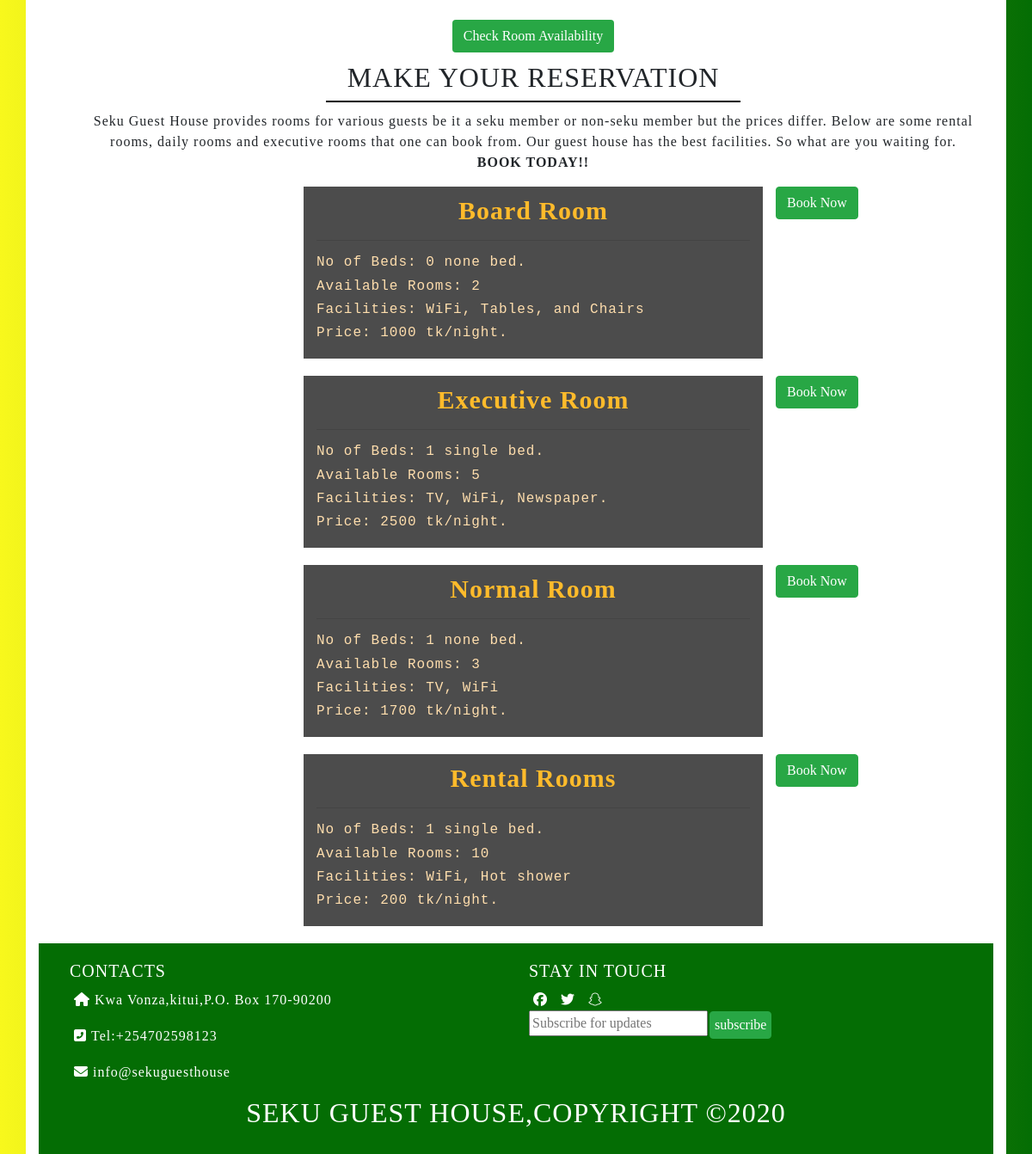
/Rooms.php (lower part), run on an earlier commit of the app's database.
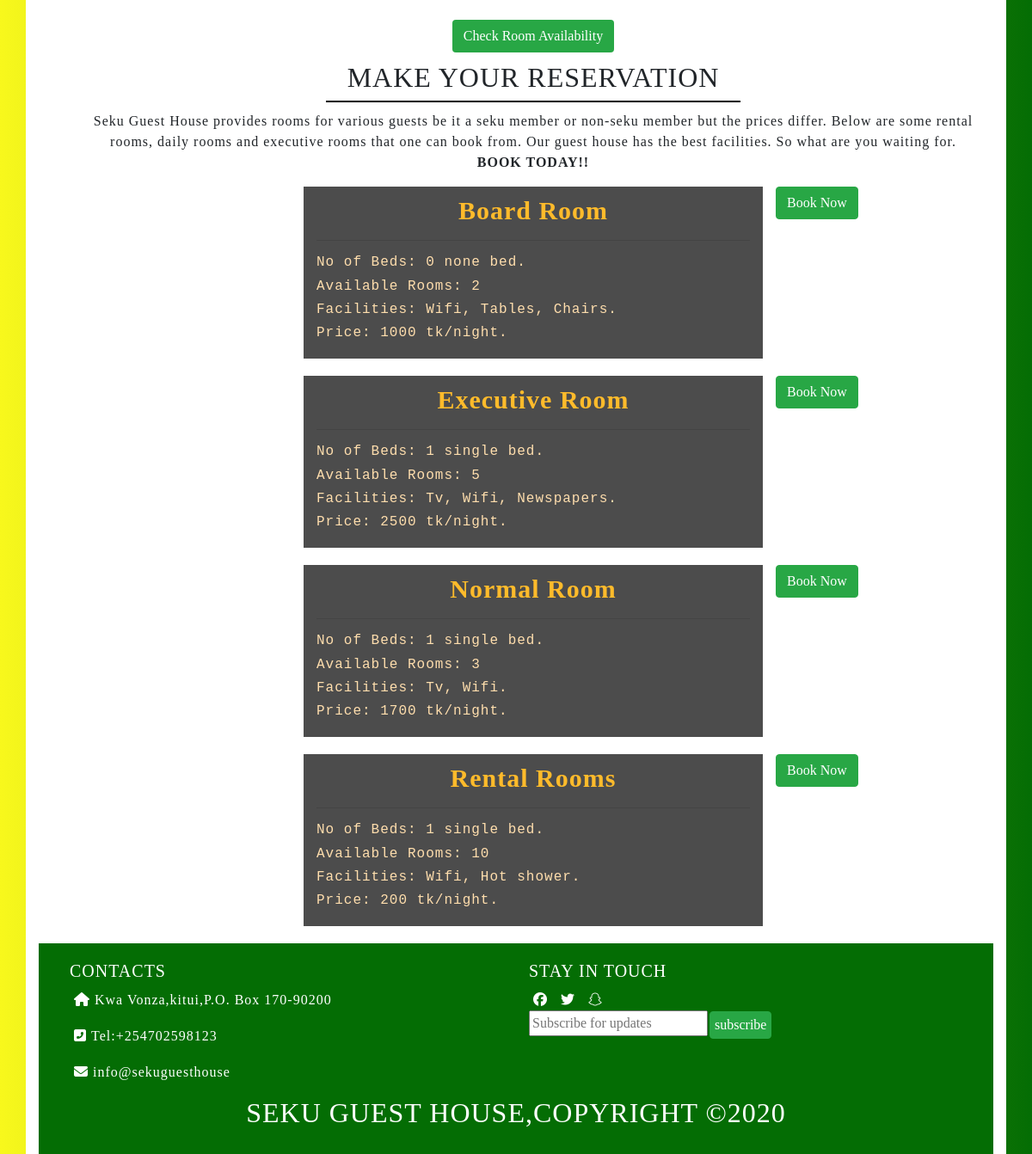
And on a later commit of the database.
### tables this page shows
CREATE TABLE `room_category` (
  `roomname` text NOT NULL,
  `room_qnty` int(11) NOT NULL,
  `available` int(11) NOT NULL,
  `booked` int(11) NOT NULL,
  `no_bed` int(11) NOT NULL,
  `bedtype` text NOT NULL,
  `facility` text NOT NULL,
  `price` float NOT NULL
);

### admin/includes/class.user.php (called while the page is built, shortened)
<?php
        class user
        {
            public function __construct()
            {
                $this->db=new mysqli('localhost','root','','seku_guest_house');
            }
        }
?>

### Rooms.php (the view, shortened to what this page needs)
<?php
    include_once 'admin/includes/class.user.php';
    $user=new User();
?>
<!DOCTYPE html>
<html lang="en">
    <head>
        <link rel="stylesheet" type="text/css" href="css/bootstrap.css">
        <link rel="stylesheet" href="https://cdnjs.cloudflare.com/ajax/libs/font-awesome/4.7.0/css/font-awesome.min.css">
        <link rel="stylesheet" type="text/css" href="css/rooms style.css">
        <link href="http://cdnjs.cloudflare.com/ajax/libs/font-awesome/4.3.0/css/font-awesome.css" rel="stylesheet"  type='text/css'>
    </head>
    <body>
        <div class="container bg-white">
            <div class="">
                <div class="wrap">
                    <div class="introduction">
                        <a href="reservation.php"><button class=" btn bg-success text-white  more-btn">Check Room Availability</button></a>
                        <div class="heading-2">
                            <h2>MAKE YOUR RESERVATION</h2>
                        </div>
                        <p>Seku Guest House provides rooms for various guests be it a seku member or non-seku member but the prices differ.
                        Below are some rental rooms, daily rooms and executive rooms that one can book from. Our guest house has the best facilities. So what are you waiting for.<br><strong>BOOK TODAY!!</strong></p>
                    </div>
        <?php
        $sql="SELECT * FROM room_category";
        $result = mysqli_query($user->db, $sql);
        if($result)
        {
            if(mysqli_num_rows($result) > 0)
            {
                while($row = mysqli_fetch_array($result))
                {
                    echo "
                            <div class='row'>
                            <div class='col-md-3'></div>
                            <div class='col-md-6 well'>
                                <h4>".$row['roomname']."</h4><hr>
                                <h6>No of Beds: ".$row['no_bed']." ".$row['bedtype']." bed.</h6>
                                <h6>Available Rooms: " . $row['available'] . "</h6>
                                <h6>Facilities: ".$row['facility']."</h6>
                                <h6>Price: ".$row['price']." tk/night.</h6>
                            </div>
                            <div class='col-md-3'>
                                <a href='./booknow.php?roomname=".$row['roomname']."'><button class='btn btn-success button'>Book Now</button> </a>
                            </div>
                            </div>
                         ";
                }
            }
            else
            {
                echo "NO ROOMS AVAILABLE";
            }
        }
        else
        {
            echo "Cannot connect to server".$result;
        }
        ?>
    </div>
            <footer>
                <div class="content justify-content-center">
                    <div class="row">
                        <div class="col-lg-6 col-md-6">
                            <h5>CONTACTS</h5>
                            <p><i class="fas fa-home"></i>Kwa Vonza,kitui,P.O. Box 170-90200</p>
                            <p><i class="fas fa-phone-square-alt"></i>Tel:+254702598123</p>
                            <p><i class="fas fa-envelope"></i>info@sekuguesthouse</p>
                        </div>
                        <div class=" inner col-lg-6 col-md-6">
                            <h5>STAY IN TOUCH</h5>
                            <i class="fab fa-facebook"></i>
                            <i class="fab fa-twitter"></i>
                            <i class="fab fa-snapchat"></i><br>
                            <input type="email" placeholder="Subscribe for updates"><button class="btn btn-success btn-footer">subscribe</button>
                        </div>
                    </div>
                </div>
                <h2>SEKU GUEST HOUSE,COPYRIGHT &copy;2020</h2>
            </footer>
        </div>
         </div>
    </body>
</html>

What changed in the data, as far as the page shows it:
changed room_category "Board Room": facility "WiFi, Tables, and Chairs" → "Wifi, Tables, Chairs."
changed room_category "Executive Room": facility "TV, WiFi, Newspaper." → "Tv, Wifi, Newspapers."
changed room_category "Normal Room": bedtype "none" → "single"; facility "TV, WiFi" → "Tv, Wifi."
changed room_category "Rental Rooms": facility "WiFi, Hot shower" → "Wifi, Hot shower."
